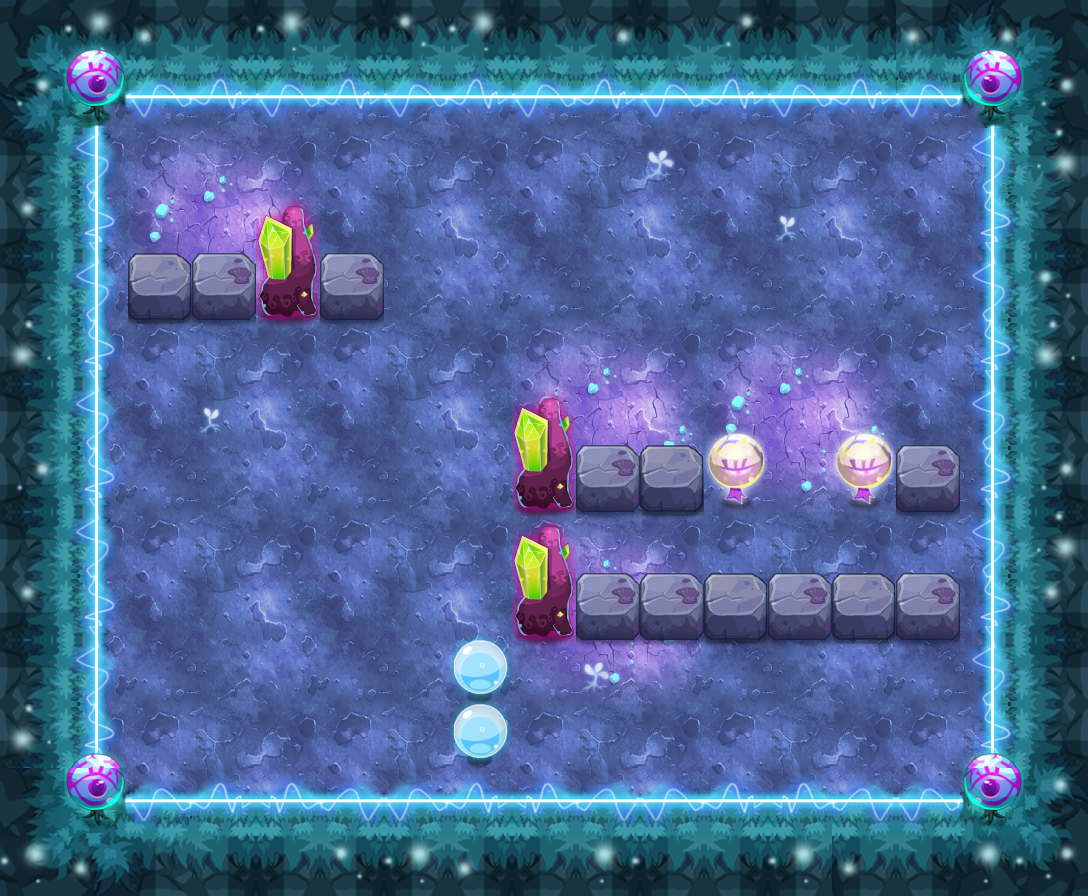

A 2D game scene composited from a Tiled map and its tileset images. What follows is a short description and the map's XML, with each tile layer's data collapsed to a summary:
An orthogonal 17x14 tile map with 64x64 px tiles, 12 tile layers (PASS, 块层 2, 块层 15, 块层 13, ...) and 28 objects (24x TRAP, 3x yhwl3, PLAYER).

<map version="1.0" orientation="orthogonal" width="17" height="14" tilewidth="64" tileheight="64">
 <properties>
  <property name="DESTRY1" value="27" />
  <property name="DESTRY2" value="39" />
  <property name="DESTRY_COUNT" value="2" />
  <property name="EXP" value="1445" />
  <property name="ITEM" value="D057" />
  <property name="LOSE_SCRIPT" value="" />
  <property name="MONEY" value="2168" />
  <property name="START_SCRIPT" value="" />
  <property name="WIN_SCRIPT" value="" />
 </properties>
 <tileset firstgid="1" name="ysmg" tilewidth="64" tileheight="64">
  <image source="ysmg-hd.png" width="960" height="1070" />
 </tileset>
 <layer name="PASS" width="17" height="14">
  <data>[238 cells, 127 non-empty, 10 distinct tile ids]</data>
 </layer>
 <layer name="块层 2" width="17" height="14">
  <data>[238 cells, 238 non-empty, 26 distinct tile ids]</data>
 </layer>
 <layer name="块层 15" width="17" height="14">
  <data>[238 cells, 41 non-empty, 6 distinct tile ids]</data>
 </layer>
 <layer name="块层 13" width="17" height="14">
  <data>[238 cells, 52 non-empty, 6 distinct tile ids]</data>
 </layer>
 <layer name="块层 3" width="17" height="14">
  <data>[238 cells, 19 non-empty, 4 distinct tile ids]</data>
 </layer>
 <layer name="块层 6" width="17" height="14">
  <data>[238 cells, 19 non-empty, 5 distinct tile ids]</data>
 </layer>
 <layer name="SHELTER 11" width="17" height="14">
  <data>[238 cells, 2 non-empty, 1 distinct tile ids]</data>
 </layer>
 <layer name="SHELTER 10" width="17" height="14">
  <data>[238 cells, 1 non-empty, 1 distinct tile ids]</data>
 </layer>
 <layer name="SHELTER 9" width="17" height="14">
  <data>[238 cells, 1 non-empty, 1 distinct tile ids]</data>
 </layer>
 <layer name="SHELTER 8" width="17" height="14">
  <data>[238 cells, 7 non-empty, 3 distinct tile ids]</data>
 </layer>
 <layer name="SHELTER 6" width="17" height="14">
  <data>[238 cells, 6 non-empty, 4 distinct tile ids]</data>
 </layer>
 <layer name="SHELTER 3" width="17" height="14">
  <data>[238 cells, 4 non-empty, 3 distinct tile ids]</data>
 </layer>
 <objectgroup name="对象层 1" width="34" height="28">
  <object name="PLAYER" type="PLAYER" x="128" y="128" width="64" height="64" />
  <object name="bh1" type="TRAP" x="640" y="256" width="64" height="64">
   <properties>
    <property name="trap_ani" value="black_hole.actor" />
    <property name="trap_floor" value="true" />
    <property name="trap_id" value="2" />
    <property name="trap_sh" value="0.1" />
    <property name="trap_sw" value="0.1" />
   </properties>
  </object>
  <object name="xy1" type="TRAP" x="640" y="256" width="64" height="64">
   <properties>
    <property name="lua_ai" value="trap_mire_ai" />
    <property name="trap_sh" value="0.1" />
    <property name="trap_sw" value="0.1" />
   </properties>
  </object>
  <object name="pg1" type="TRAP" x="256" y="384" width="64" height="64">
   <properties>
    <property name="trap_ani" value="poison_ground.actor" />
    <property name="trap_floor" value="true" />
    <property name="trap_script" value="target(&quot;PLAYER&quot;):onDamage(target(&quot;PLAYER&quot;):getHP()*0.1,&quot;TRAP&quot;);" />
    <property name="trap_start_mode" value="0" />
   </properties>
  </object>
  </objectgroup>
</map>
<!-- 24 of 28 objects omitted -->
